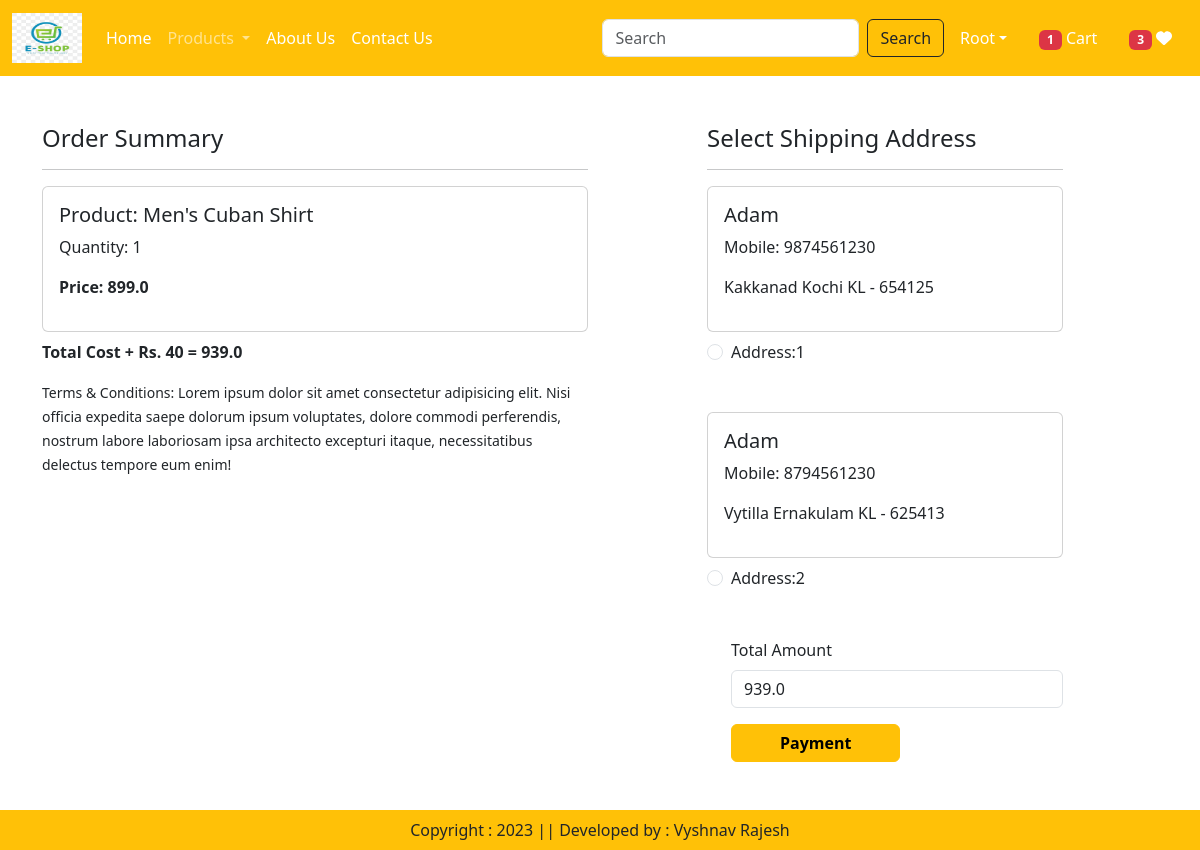
Screenshot of /checkout/ (signed in) with the database file from the repository.
### app/models.py (models this page shows, shortened)
class Cart(models.Model):
    user = models.ForeignKey(User,on_delete=models.CASCADE)
    product = models.ForeignKey(Product,on_delete=models.CASCADE)
    quantity = models.PositiveIntegerField(default=1)

class Product(models.Model):
    title = models.CharField(max_length=200)
    selling_price=models.FloatField()
    discounted_price=models.FloatField()
    description=models.TextField()
    category=models.CharField(choices=CATEGORY_CHOICES, max_length=2)
    product_image= models.ImageField(upload_to='product')

class Customer(models.Model):
    user = models.ForeignKey(User,on_delete=models.CASCADE)
    name = models.CharField(max_length=200)
    locality = models.CharField(max_length=200)
    city = models.CharField(max_length=100)
    mobile = models.IntegerField(default=0)
    pincode = models.IntegerField()
    state = models.CharField(choices=STATE_CHOICES,max_length=200)

### app/views.py (the view, shortened to what this page needs)
# urls.py: path('checkout/', views.checkout.as_view(), name='checkout'),
@method_decorator(login_required,name='dispatch')
class checkout(View):
    def get(self,request):
        totalitem = 0
        wishitem=0
        if request.user.is_authenticated:
            totalitem = len(Cart.objects.filter(user=request.user))
            wishitem = len(Wishlist.objects.filter(user=request.user))
        user = request.user
        add = Customer.objects.filter(user=user)
        cart_items= Cart.objects.filter(user=user)
        famount = 0
        for p in cart_items:
            value = p.quantity * p.product.discounted_price
            famount = famount  + value
        totalamount = famount + 40
        razoramount = int(totalamount * 100)
        client = razorpay.Client(auth=(settings.RAZOR_KEY_ID, settings.RAZOR_KEY_SECRET))
        data = {"amount": razoramount, "currency":"INR", "receipt":"order_rcptid_12"}
        payment_response = client.order.create(data=data)
        print(payment_response)
        order_id = payment_response['id']
        order_status = payment_response['status']
        return render(request, 'app/checkout.html',locals())

### app/templates/app/checkout.html (shortened to what this page needs)
{% extends 'app/base.html' %}
{% load static %}
{% block main-content %}
<div class="container">
  <div class="row mt-5">
    <div class="col-sm-6">
        <h4>Order Summary</h4>
        <hr>
        {% for item in cart_items  %}
           <div class="card mb-2">
              <div class="card-body">
                <h5>Product: {{item.product.title}}</h5>
                <p>Quantity: {{item.quantity}}</p>
                <p class="fw-bold">Price: {{item.product.discounted_price}}</p>
              </div>
           </div>
        {% endfor %}
        <p class="fw-bold">Total Cost + Rs. 40 = {{totalamount}}</p>
        <small>Terms & Conditions: Lorem ipsum dolor sit amet consectetur adipisicing elit. Nisi officia expedita saepe dolorum ipsum voluptates, dolore commodi perferendis, nostrum labore laboriosam ipsa architecto excepturi itaque, necessitatibus delectus tempore eum enim!</small>
    </div>
    <div class="col-sm-4 offset-sm-1">
        <h4>Select Shipping Address</h4>
        <hr>
        <form method="post" id="myform">
            {% for ad in add %}
            <div class="card">
                <div class="card-body">
                    <h5>{{ad.name}}</h5>
                    <p>Mobile: {{ad.mobile}}</p>
                    <p>{{ad.locality}} {{ad.city}} {{ad.state}} - {{ad.pincode}}</p>
                </div>
            </div>
               <div class="form-check mt-2 mb-5">
                <input class="form-check-input" type="radio" name="custid" id="custadd{{forloop.counter}}" value="{{ad.id}}">
                <label for="custadd{{forloop.counter}}">
                    Address:{{forloop.counter}}
                </label>
               </div>
            {% endfor %}
               <div class="form-check mb-3">
                <label for="totalamount" class="form-label">Total Amount</label>
                <input type="number" class="form-control" name="totalamount" value="{{totalamount}}" readonly>
                <div class="text_end">
                    <button id="rzp-button1" type="submit" class="btn btn-warning mt-3 px-5 fw-bold">Payment</button>
                </div>
               </div>
               <br><br><br>
        </form>
    </div>
  </div>
</div>
{% endblock main-content %}

### app/templates/app/base.html (shortened to what this page needs)
<!DOCTYPE html>
{% load static %}
<html lang="en">
<head>
    <link href="https://cdn.jsdelivr.net/npm/bootstrap@5.3.1/dist/css/bootstrap.min.css" rel="stylesheet">
    <link rel="stylesheet" href="{% static 'app/css/owl.carousel.min.css' %}" >
    <link rel="stylesheet" href="{% static 'app/css/all.min.css' %}" >
    <link rel="stylesheet" href="{% static 'app/css/style.css' %}" >
</head>
<body>
    <nav class="navbar navbar-expand-lg navbar-dark bg-warning">
        <div class="container-fluid">
          <a class="navbar-brand" href="#">
            <img src="{% static 'app/images/logo.png' %}" width="70" height="50"/>
          </a>
          <div class="collapse navbar-collapse" id="navbarSupportedContent">
            <ul class="navbar-nav me-auto mb-2 mb-lg-0">
              {% if request.user.is_authenticated %}
              <li class="nav-item">
                <a class="nav-link active" aria-current="page" href="/">Home</a>
              </li>
              <li class="nav-item dropdown">
                <a class="nav-link dropdown-toggle" href="#" role="button" data-bs-toggle="dropdown" aria-expanded="false">
                  Products
                </a>
              </li>
              <li class="nav-item">
                <a class="nav-link text-white" href="{% url 'about' %}">About Us</a>
              </li>
              <li class="nav-item">
                <a class="nav-link text-white" href="{% url 'contact' %}">Contact Us</a>
              </li>
            </ul>
            <form class="d-flex" role="search" action="/search">
              <input class="form-control me-2" type="search" placeholder="Search" name="search" aria-label="Search">
              <button class="btn btn-outline-dark" type="submit">Search</button>
            </form>
          </div>
          <ul class="navbar-nav me-auto mb-2 mb-lg-0">
            <li class="nav-item dropdown mx-2">
                <a class="nav-link dropdown-toggle text-white" href="#"
                id="profileDropdown" role="button" data-bs-toggle="dropdown"
                aria-expanded="false"><span class="text-capitalize">{{request.user}}</span></a>
            </li>
            <li class=" nav-item mx-2">
                <a href="{% url 'showcart' %}" class="nav-link text-white"><span class="badge bg-danger">{% if totalitem  > 0  %} {{totalitem}} {% endif %}</span> Cart </a>
            </li>
            <li class=" nav-item mx-2">
                <a href="{% url 'showwishlist' %}" class="nav-link text-white"><span class="badge bg-danger">{% if wishitem > 0 %} {{wishitem}} {% endif %}</span> <i class="fa fa-heart"></i></a>
            </li>
            {% endif %}
          </ul>
        </div>
      </nav>
      {% block main-content %}{% endblock main-content %}
      <footer class="container-fluid fixed-bottom bg-warning text-center p-2 mt-5">
        Copyright : 2023 || Developed by : Vyshnav Rajesh
      </footer>
</body>
</html>

### rows the page displays
Cart: product "Men's Cuban Shirt", quantity "1", product.discounted_price "899.0"
Customer: name "Adam", mobile "9874561230", locality "Kakkanad", city "Kochi", state "KL", pincode "654125"
Customer: name "Adam", mobile "8794561230", locality "Vytilla", city "Ernakulam", state "KL", pincode "625413"

### other values shown
{{ request.user }} "Root"
{{ totalitem }} "1"
{{ wishitem }} "3"
{{ totalamount }} "939.0"
